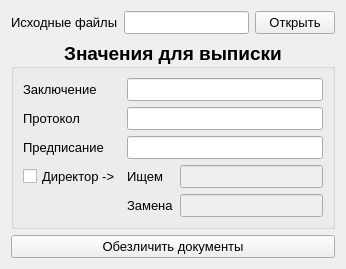
      <widget class="QWidget" name="tab_exctract">
       <attribute name="title">
        <string>Обезличивание</string>
       </attribute>
       <attribute name="toolTip">
        <string>Удаление секретных номеров РСО и вставка значений для выписки</string>
       </attribute>
       <layout class="QGridLayout" name="gridLayout_16">
        <item row="0" column="1" colspan="2">
         <widget class="QLineEdit" name="lineEdit_path_start_extract">
          <property name="sizePolicy">
           <sizepolicy hsizetype="Expanding" vsizetype="Fixed">
            <horstretch>0</horstretch>
            <verstretch>0</verstretch>
           </sizepolicy>
          </property>
          <property name="font">
           <font>
            <pointsize>10</pointsize>
           </font>
          </property>
          <property name="toolTip">
           <string>&lt;html&gt;&lt;head/&gt;&lt;body&gt;&lt;p&gt;Папка с документами для обезличивания&lt;/p&gt;&lt;/body&gt;&lt;/html&gt;</string>
          </property>
         </widget>
        </item>
        <item row="0" column="0">
         <widget class="QLabel" name="label_original_file_extract">
          <property name="sizePolicy">
           <sizepolicy hsizetype="Preferred" vsizetype="Fixed">
            <horstretch>0</horstretch>
            <verstretch>0</verstretch>
           </sizepolicy>
          </property>
          <property name="font">
           <font>
            <pointsize>10</pointsize>
           </font>
          </property>
          <property name="text">
           <string>Исходные файлы</string>
          </property>
         </widget>
        </item>
        <item row="0" column="3">
         <widget class="QPushButton" name="pushButton_open_folder_original_exctract">
          <property name="sizePolicy">
           <sizepolicy hsizetype="Minimum" vsizetype="Fixed">
            <horstretch>0</horstretch>
            <verstretch>0</verstretch>
           </sizepolicy>
          </property>
          <property name="font">
           <font>
            <pointsize>10</pointsize>
           </font>
          </property>
          <property name="toolTip">
           <string>&lt;html&gt;&lt;head/&gt;&lt;body&gt;&lt;p&gt;Выбрать директорию для обезличивания&lt;/p&gt;&lt;/body&gt;&lt;/html&gt;</string>
          </property>
          <property name="text">
           <string>Открыть</string>
          </property>
         </widget>
        </item>
        <item row="4" column="0" colspan="4">
         <widget class="QPushButton" name="pushButton_generation_exctract">
          <property name="font">
           <font>
            <pointsize>10</pointsize>
           </font>
          </property>
          <property name="toolTip">
           <string>&lt;html&gt;&lt;head/&gt;&lt;body&gt;&lt;p&gt;Начать обезличивание документов&lt;/p&gt;&lt;/body&gt;&lt;/html&gt;</string>
          </property>
          <property name="text">
           <string>Обезличить документы</string>
          </property>
         </widget>
        </item>
        <item row="1" column="0" colspan="4">
         <widget class="QGroupBox" name="groupBox_value_for_extract">
          <property name="font">
           <font>
            <pointsize>14</pointsize>
            <weight>75</weight>
            <bold>true</bold>
           </font>
          </property>
          <property name="title">
           <string>Значения для выписки</string>
          </property>
          <property name="alignment">
           <set>Qt::AlignCenter</set>
          </property>
          <property name="checkable">
           <bool>false</bool>
          </property>
          <layout class="QGridLayout" name="gridLayout_18">
           <item row="3" column="1">
            <widget class="QLabel" name="label_old_director">
             <property name="font">
              <font>
               <pointsize>10</pointsize>
               <weight>50</weight>
               <bold>false</bold>
              </font>
             </property>
             <property name="text">
              <string>Ищем</string>
             </property>
            </widget>
           </item>
           <item row="1" column="0">
            <widget class="QLabel" name="label_protocol">
             <property name="font">
              <font>
               <pointsize>10</pointsize>
               <weight>50</weight>
               <bold>false</bold>
              </font>
             </property>
             <property name="text">
              <string>Протокол</string>
             </property>
            </widget>
           </item>
           <item row="2" column="0">
            <widget class="QLabel" name="label_prescription">
             <property name="font">
              <font>
               <pointsize>10</pointsize>
               <weight>50</weight>
               <bold>false</bold>
              </font>
             </property>
             <property name="text">
              <string>Предписание</string>
             </property>
            </widget>
           </item>
           <item row="3" column="0">
            <widget class="QCheckBox" name="checkBox_director">
             <property name="font">
              <font>
               <pointsize>10</pointsize>
               <weight>50</weight>
               <bold>false</bold>
              </font>
             </property>
             <property name="toolTip">
              <string>&lt;html&gt;&lt;head/&gt;&lt;body&gt;&lt;p&gt;Включить, если надо изменить фамилию директора на документе&lt;/p&gt;&lt;/body&gt;&lt;/html&gt;</string>
             </property>
             <property name="layoutDirection">
              <enum>Qt::LeftToRight</enum>
             </property>
             <property name="text">
              <string>Директор -&gt;</string>
             </property>
            </widget>
           </item>
           <item row="3" column="2">
            <widget class="QLineEdit" name="lineEdit_old_director">
             <property name="enabled">
              <bool>false</bool>
             </property>
             <property name="font">
              <font>
               <pointsize>10</pointsize>
               <weight>50</weight>
               <bold>false</bold>
              </font>
             </property>
             <property name="toolTip">
              <string>&lt;html&gt;&lt;head/&gt;&lt;body&gt;&lt;p&gt;ФИО кого ищем&lt;/p&gt;&lt;/body&gt;&lt;/html&gt;</string>
             </property>
            </widget>
           </item>
           <item row="0" column="0">
            <widget class="QLabel" name="label_conclusion">
             <property name="font">
              <font>
               <pointsize>10</pointsize>
               <weight>50</weight>
               <bold>false</bold>
              </font>
             </property>
             <property name="text">
              <string>Заключение</string>
             </property>
            </widget>
           </item>
           <item row="4" column="1">
            <widget class="QLabel" name="label_new_director">
             <property name="font">
              <font>
               <pointsize>10</pointsize>
               <weight>50</weight>
               <bold>false</bold>
              </font>
             </property>
             <property name="text">
              <string>Замена</string>
             </property>
            </widget>
           </item>
           <item row="4" column="2">
            <widget class="QLineEdit" name="lineEdit_new_director">
             <property name="enabled">
              <bool>false</bool>
             </property>
             <property name="font">
              <font>
               <pointsize>10</pointsize>
               <weight>50</weight>
               <bold>false</bold>
              </font>
             </property>
             <property name="toolTip">
              <string>&lt;html&gt;&lt;head/&gt;&lt;body&gt;&lt;p&gt;ФИО на кого меняем&lt;/p&gt;&lt;/body&gt;&lt;/html&gt;</string>
             </property>
            </widget>
           </item>
           <item row="2" column="1" colspan="2">
            <widget class="QLineEdit" name="lineEdit_prescription">
             <property name="font">
              <font>
               <pointsize>10</pointsize>
               <weight>50</weight>
               <bold>false</bold>
              </font>
             </property>
             <property name="toolTip">
              <string>&lt;html&gt;&lt;head/&gt;&lt;body&gt;&lt;p&gt;ФИО ответственного лица для предписания&lt;/p&gt;&lt;/body&gt;&lt;/html&gt;</string>
             </property>
            </widget>
           </item>
           <item row="1" column="1" colspan="2">
            <widget class="QLineEdit" name="lineEdit_protocol">
             <property name="font">
              <font>
               <pointsize>10</pointsize>
               <weight>50</weight>
               <bold>false</bold>
              </font>
             </property>
             <property name="toolTip">
              <string>&lt;html&gt;&lt;head/&gt;&lt;body&gt;&lt;p&gt;ФИО ответственного лица для протокола&lt;/p&gt;&lt;/body&gt;&lt;/html&gt;</string>
             </property>
            </widget>
           </item>
           <item row="0" column="1" colspan="2">
            <widget class="QLineEdit" name="lineEdit_conclusion">
             <property name="font">
              <font>
               <pointsize>10</pointsize>
               <weight>50</weight>
               <bold>false</bold>
              </font>
             </property>
             <property name="toolTip">
              <string>&lt;html&gt;&lt;head/&gt;&lt;body&gt;&lt;p&gt;ФИО ответственного лица для заключения&lt;/p&gt;&lt;/body&gt;&lt;/html&gt;</string>
             </property>
            </widget>
           </item>
          </layout>
         </widget>
        </item>
       </layout>
      </widget>
